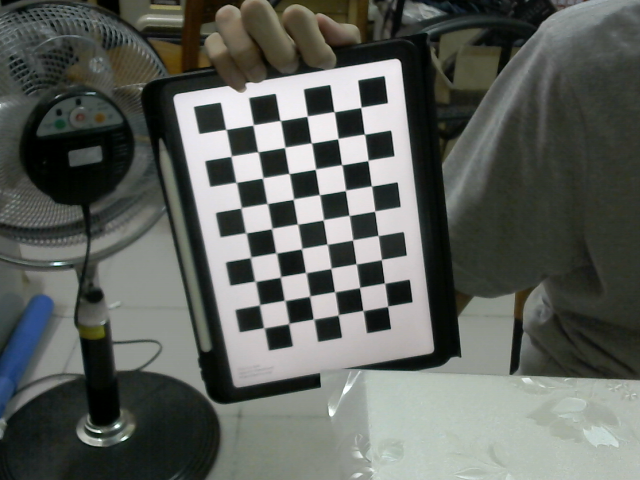
#> input picture camera/images/img5.png, 640 x 480 px, found by its file name
$ jupyter execute --allow-errors test_V0.ipynb
#> lines starting #> are read from the running program, lines starting #| are printed output that depends on the picture; after the words box and inside, x2 and y2 are one past the last pixel; in counts of white or black regions, pixels touching at a corner belong together
#> (reads camera/calibration.pkl from the repository)
### SaveSystem_by_grip.py
import numpy as np

class save_system:
    def __init__(self) -> None:
        pass
    isclear = False
    completed_Save = False
    count = 0

    @classmethod
    def reset(self):
        self.isclear = False
        self.completed_Save = False
        self.count = 0

    # [27 lines left out: function save_coordinate_by_color, not called in this run]
            # [28 lines of commented-out code are left out]

    def get_coordinates_by_color(self, color: str):
        coordinates = []
        all_coordinates = []
        with open("SaveCoor_grip.txt", 'r') as read:
            for line in read:
                if not line.startswith(color):
                    continue

                x, y, z = map(float, line.strip(f"{color}").split('\t'))
                coordinates.append((x, y, z))
        if coordinates:
            coordinates = np.vstack(coordinates)

        coordinates = self.remove_outlier(coordinates)
        all_coordinates.append(coordinates)
        return all_coordinates

    # [12 lines left out: function remove_outlier, not called in this run]

### robot/robot.py
import socket
import time
from typing import List, Optional

import numpy as np
from robot.helpers import *
from functools import wraps
import copy


def check_connection(func):
    # [7 lines left out: function wrapper, not called in this run]
    return wrapper


def print_update_position(func):
    # [10 lines left out: function wrapper, not called in this run]
    return wrapper


class robotic_arm:
    # [35 lines left out: functions __init__, position, not called in this run]

    @position.setter
    def position(self, position):
        self._position = position

    def set_arm_sleep_time(self, sleep_time):
        self.arm_sleep_time = sleep_time
        return self

    def set_girpper_sleep_time(self, sleep_time):
        self.gripper_sleep_time = sleep_time
        return self

    # [225 lines left out: functions set_C2G_transfer_matrix, set_origin, set_offset, move_to, move_by, move_to_origin and 5 more, not called in this run]

    def grip_activate(self):
        gripActivate(self.gripper_port, self.gripper_sleep_time)
        return self

    def grip_move(self, pos, velocity, force):
        gripMove(pos, velocity, force, self.gripper_port, self.gripper_sleep_time)
        return self

    # [23 lines left out: functions grip_complete_open, grip_complete_close, __add_offset, sub_offset, not called in this run]

# [2 lines that do not run on import are left out]

### test_V0.ipynb
[cell 1]
from ultralytics import YOLO
import numpy as np
import cv2
import pickle
import catcher as CT
import torch
import SaveSystem_by_grip
import SaveSystem_by_environment

print(torch.cuda.is_available())
#> (this line was passed over: torch is not available in this run)
Save_2_grip = SaveSystem_by_grip.save_system()
#> (the rest of this cell did not finish here and is left out)

[cell 2]
#HSV
import cv2
def empty(v):
    pass

block = cv2.imread('./images/img5.png')
#> block is the input picture: shape (480, 640, 3); mean B, G, R 91.7, 97.2, 93.3
block = cv2.resize(block, (0, 0), fx=.7, fy=.7)
#> block: shape (336, 448, 3)

cv2.namedWindow('TrackBar')
cv2.resizeWindow('TrackBar', 640, 320)

cv2.createTrackbar('Hue Min', 'TrackBar', 0, 179, empty)
#> slider 'Hue Min' is set to 35
cv2.createTrackbar('Hue Max', 'TrackBar', 179, 179, empty)
cv2.createTrackbar('Sat Min', 'TrackBar', 0, 255, empty)
#> slider 'Sat Min' is set to 51
cv2.createTrackbar('Sat Max', 'TrackBar', 255, 255, empty)
cv2.createTrackbar('Val Min', 'TrackBar', 0, 255, empty)
#> slider 'Val Min' is set to 51
cv2.createTrackbar('Val Max', 'TrackBar', 255, 255, empty)

hsv = cv2.cvtColor(block,cv2.COLOR_BGR2HSV)
#> hsv: shape (336, 448, 3); mean H, S, V 65.9, 43.3, 98.5
while True:
    h_min = cv2.getTrackbarPos('Hue Min', 'TrackBar')
    h_max = cv2.getTrackbarPos('Hue Max', 'TrackBar')
    s_min = cv2.getTrackbarPos('Sat Min', 'TrackBar')
    s_max = cv2.getTrackbarPos('Sat Max', 'TrackBar')
    v_min = cv2.getTrackbarPos('Val Min', 'TrackBar')
    v_max = cv2.getTrackbarPos('Val Max', 'TrackBar')
    # print(h_min, h_max, s_min, s_max, v_min, v_max)

    lower = np.array([h_min, s_min, v_min])
    upper = np.array([h_max, s_max, v_max])

    mask = cv2.inRange(hsv, lower, upper)
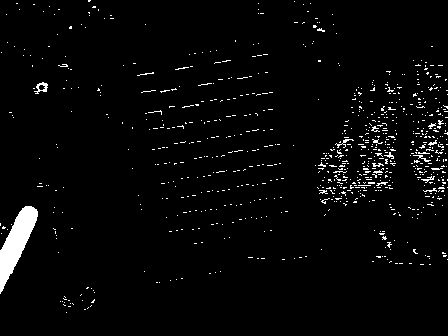
#> mask: shape (336, 448); 2.9% white; 818 white regions (802 under 20 px), largest, box (x1, y1, x2, y2) and area: (0, 206, 38, 294) 1431, (34, 82, 48, 94) 75, (335, 139, 354, 148) 44
    result = cv2.bitwise_and(block, block, mask=mask)
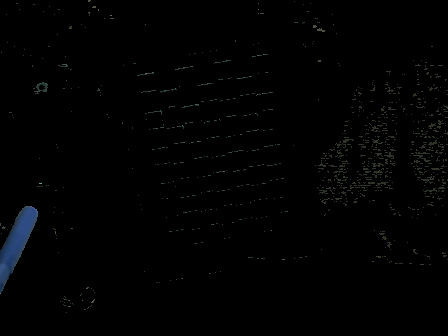
#> result: shape (336, 448, 3); mean B, G, R 1.9, 1.7, 1.3

    cv2.imshow('block', block)
    # cv2.imshow('hsv', hsv)
    cv2.imshow('mask', mask)
    cv2.imshow('result', result)


    key = cv2.waitKey(1)
#> (key q is pressed here)
    if key == 27:
        break

cv2.waitKey(0)
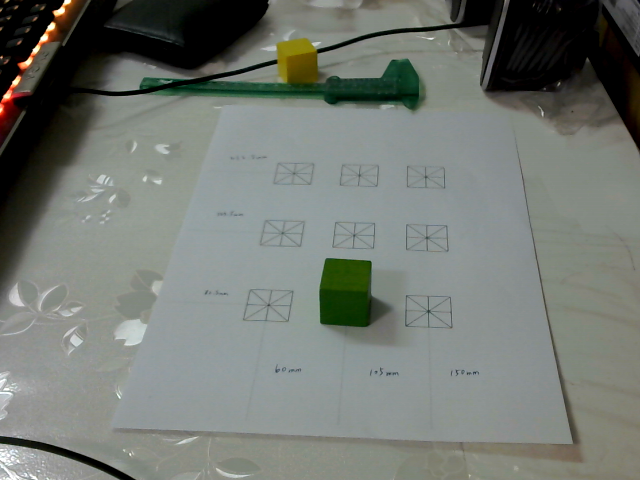
#> input picture test.jpg, 640 x 480 px, given in place of the camera
#> further down, img is the input picture: shape (480, 640, 3); mean B, G, R 114.5, 120.5, 115.3
cv2.destroyAllWindows()

[cell 3]
hsv_boundary = {
    "red": np.array([[0, 150, 0], [20, 255, 255]], dtype=np.uint8),
    "blue": np.array([[0, 0, 0], [179, 70, 80]], dtype=np.uint8),
    "green": np.array([[38, 33, 0], [75, 165, 255]], dtype=np.uint8),
    "yellow": np.array([[20, 50, 110], [50, 255, 255]], dtype=np.uint8),
    "purple": np.array([[100, 0, 55], [160, 255, 160]], dtype=np.uint8)
}

[cell 4]
#抓圖片
img = cv2.imread("paper.jpg")
# img = cv2.imread("123.jpg")
# img = cv2.resize(img, (640, 480))

object_points = np.array([
    [0,0,0],#1
    [0,25,0],#2
    [25,25,0],#3
    [25,0,0],#4
    [0,0,25],#5
    [0,25,25],#6
    [25,25,25],#7
    [25,0,25],#8
], dtype=np.float32)
#> (the rest of this cell did not finish here and is left out)

[cell 5]
import numpy as np
from scipy.spatial.transform import Rotation as R

def transform_matrix(x, y, z, rx, ry, rz):
    # 轉換為弧度
    rx, ry, rz = np.radians(rx), np.radians(ry), np.radians(rz)

    # 計算旋轉矩陣
    rotation_matrix = R.from_euler('xyz', [rx, ry, rz], degrees=False).as_matrix()

    # 構建轉移矩陣
    transformation_matrix = np.vstack([np.hstack([rotation_matrix, np.array([[x], [y], [z]])]),
                                      np.array([0, 0, 0, 1])])

    return transformation_matrix

[cell 6]
import numpy as np

def rotation_x(theta):
    return np.array([[1, 0, 0],
                     [0, np.cos(theta), -np.sin(theta)],
                     [0, np.sin(theta), np.cos(theta)]])

def rotation_y(theta):
    return np.array([[np.cos(theta), 0, np.sin(theta)],
                     [0, 1, 0],
                     [-np.sin(theta), 0, np.cos(theta)]])

def rotation_z(theta):
    return np.array([[np.cos(theta), -np.sin(theta), 0],
                     [np.sin(theta), np.cos(theta), 0],
                     [0, 0, 1]])

def transform_matrix(x, y, z, rx, ry, rz):
    rx = np.radians(rx)
    ry = np.radians(ry)
    rz = np.radians(rz)

    rotation_matrix = np.dot(rotation_z(rz), np.dot(rotation_y(ry), rotation_x(rx)))
    translation_vector = np.array([[x], [y], [z]])

# 合併旋轉矩陣和平移向量
    transformation_matrix = np.vstack([np.hstack([rotation_matrix, translation_vector]),
                                      np.array([0, 0, 0, 1])])

    return transformation_matrix

[cell 7]
lens = cv2.VideoCapture(0,cv2.CAP_DSHOW)

[cell 8]
lens.release()

[cell 9]
# object_points = np.array([
#     [-12.5,-12.5,0],#1
#     [-12.5,12.5,0],#2
#     [12.5,12.5,0],#3
    # [12.5,-12.5,0],#4
# ], dtype=np.float32)
object_points = np.array( #中心
    [
        [-25, -25, 0],  # 1
        [-25, 25, 0],  # 2
        [25, 25, 0],  # 3
        [25, -25, 0],  # 4
    ],
    dtype=np.float32,
)
# object_points = np.array([
#     [-12.5,-12.5,0],#1
#     [-12.5,12.5,0],#2
#     [12.5,12.5,0],#3
#     [12.5,-12.5,0],#4
# ], dtype=np.float32)
object_points = np.array(
    [
        [-25, -25, 0],  # 1
        [-25, 25, 0],  # 2
        [25, 25, 0],  # 3
        [25, -25, 0],  # 4
    ],
    dtype=np.float32,
)
Save_2_grip.reset()
offset_x = 0
offset_y = 0

#> (the rest of this cell did not finish here and is left out)
